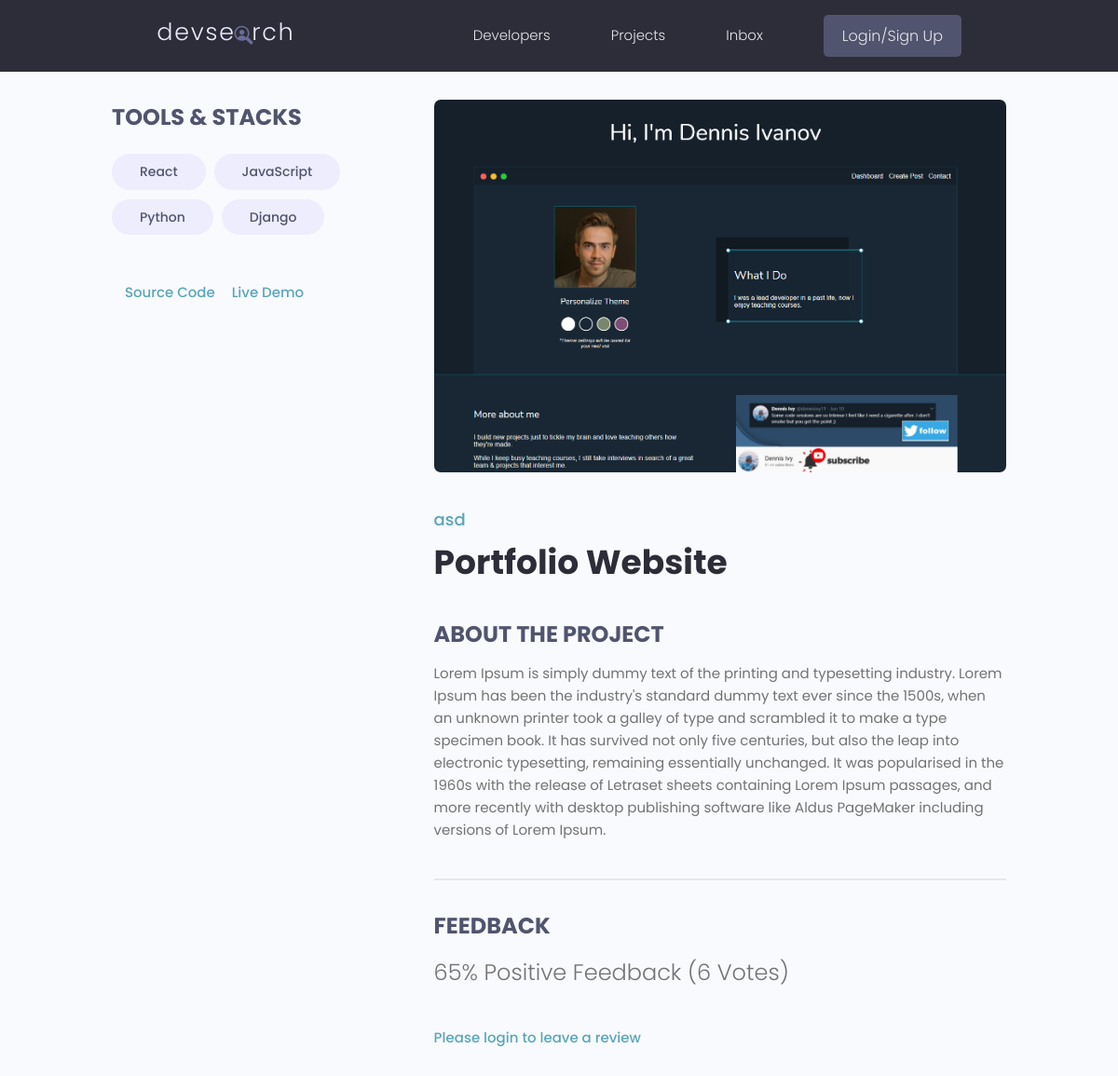
The app's page /projects/project/2eb7ce4d-dfed-47af-b020-e94f405b331d/, older data.
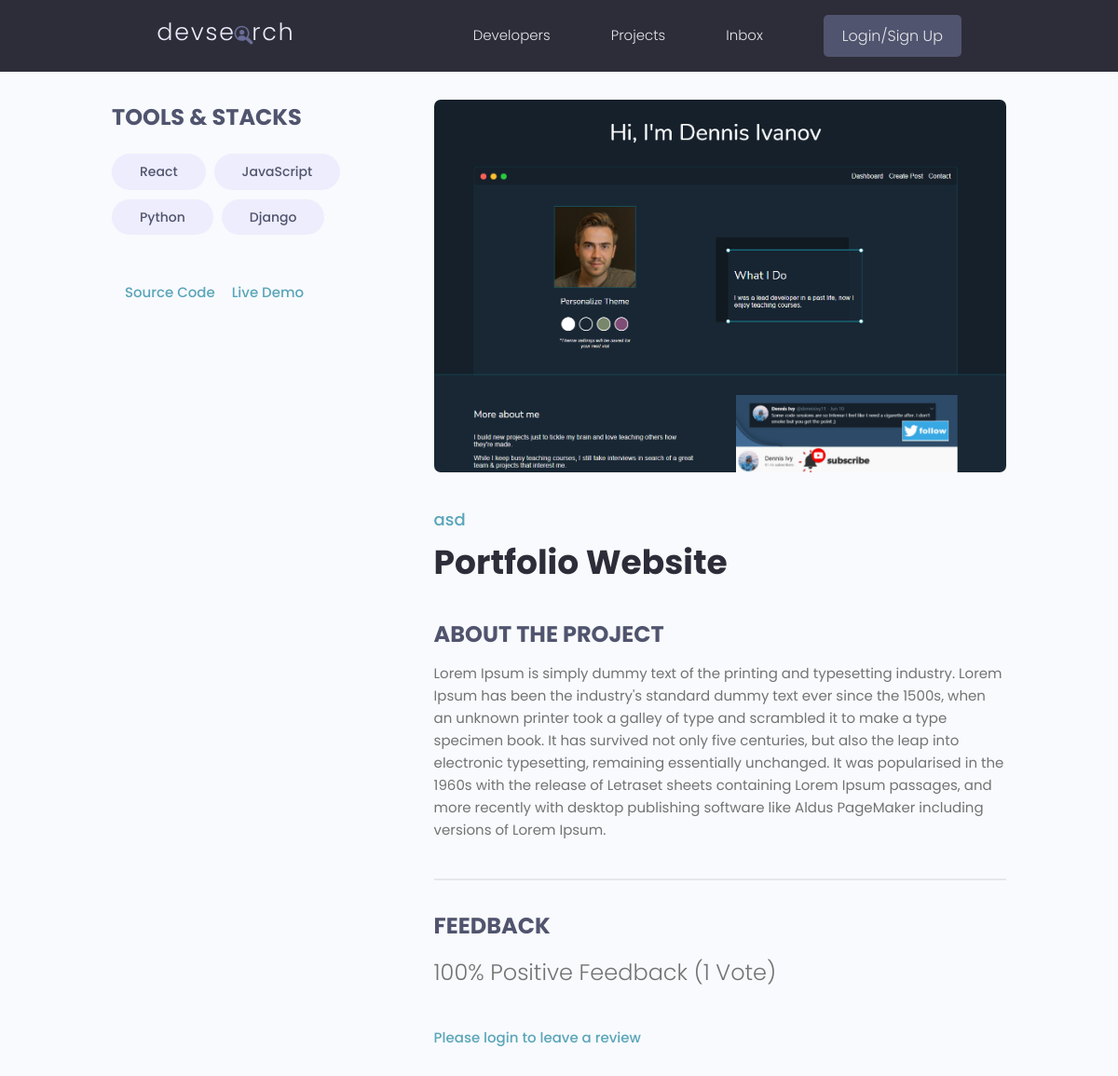
The same page, newer data.
### projects/models.py (models this page shows, shortened)
class Project(models.Model):
    owner = models.ForeignKey(Profile, null=True, blank=True, on_delete=models.CASCADE)
    title = models.CharField(max_length=200)
    description = models.TextField(null=True, blank=True)
    featured_image = models.ImageField(null=True, blank=True, default='default.jpg')
    demo_link = models.CharField(max_length=2000, null=True, blank=True)
    source_link = models.CharField(max_length=2000, null=True, blank=True)
    tags = models.ManyToManyField('Tag', blank=True)
    vote_total = models.IntegerField(default=0, null=True, blank=True)
    vote_ratio = models.IntegerField(default=0, null=True, blank=True)
    create = models.DateTimeField(auto_now_add=True)
    id = models.UUIDField(default=uuid.uuid4, unique=True, primary_key=True, editable=False)
    class Meta:
        ordering = ['-vote_ratio', '-vote_total', 'title']
    @property
    def reviewers(self):
        queryset = self.review_set.all().values_list('owner__id', flat=True)
        return queryset

### users/models.py (models this page shows, shortened)
class Profile(models.Model):
    user = models.OneToOneField(User, on_delete=models.CASCADE, null=True, blank=True)
    name = models.CharField(max_length=200, null=True, blank=True)
    email = models.EmailField(max_length=500, null=True, blank=True)
    username = models.CharField(max_length=200, null=True, blank=True)
    location = models.CharField(max_length=200, null=True, blank=True)
    short_intro = models.CharField(max_length=200, null=True, blank=True)
    bio = models.TextField(null=True, blank=True)
    profile_image = models.ImageField(
        null=True, blank=True, upload_to='profiles/', default='profiles/user-default.png')
    social_github = models.CharField(max_length=200, null=True, blank=True)
    social_twitter = models.CharField(max_length=200, null=True, blank=True)
    social_linkein = models.CharField(max_length=200, null=True, blank=True)
    social_youtube = models.CharField(max_length=200, null=True, blank=True)
    social_website = models.CharField(max_length=200, null=True, blank=True)
    created = models.DateTimeField(auto_now_add=True)
    id = models.UUIDField(default=uuid4, unique=True, primary_key=True, editable=False)

### projects/views.py (the view, shortened to what this page needs)
# urls.py: path('project/<str:pk>/', project, name='project'),
def project(request, pk):
    project_obj = Project.objects.get(id=pk)
    form = ReviewForm()
    return render(request, 'projects/single-project.html', {'project' : project_obj, 'form' : form})

### projects/models.py (called while the page is built)
    def __str__(self):
        return self.name

### projects/templates/projects/single-project.html (shortened to what this page needs)
{% extends 'main.html' %}
{% block content %}
<main class="singleProject my-md">
    <div class="container">
        <div class="layout">
            <div class="column column--1of3">
                <h3 class="singleProject__subtitle">Tools & Stacks</h3>
                <div class="singleProject__toolStack">
                    {% for tag in project.tags.all %}
                    <span class="tag tag--pill tag--sub tag--lg">
                        <small>{{tag}}</small>
                    </span>
                    {% endfor %}
                </div>
                {% if project.source_link %}
                <a class="singleProject__liveLink" href="{{project.source_link}}" target="_blank">
                    Source Code
                </a>
                {% endif %}
                {% if project.demo_link %}
                <a class="singleProject__liveLink" href="{{project.demo_link}}" target="_blank">
                    Live Demo
                </a>
                {% endif %}
            </div>
            <div class="column column--2of3">
                <img class="singleProject__preview" src="{{ project.featured_image.url }}" alt="portfolio thumbnail" />
                <a href="{% url 'user-profile' pk=project.owner.id %}" class="singleProject__developer">{{project.owner.name}}</a>
                <h2 class="singleProject__title">{{project.title}}</h2>
                <h3 class="singleProject__subtitle">About the Project</h3>
                <div class="singleProject__info">
                    {{project.description}}
                </div>
                <div class="comments">
                    <h3 class="singleProject__subtitle">Feedback</h3>
                    <h5 class="project--rating">
                        {{project.vote_ratio}}% Positive Feedback ({{project.vote_total}} Vote{{project.vote_total|pluralize:"s"}})
                    </h5>
                    {% if request.user.profile.id in project.reviewers %}
                        <p>You have already submitted your review for this project </p>
                    {% elif request.user.profile == project.owner %}
                        <p>You cannot review your own work</p>
                    {% else %}
                        <a href="{% url 'login' %}?next={{request.path}}">Please login to leave a review </a>
                    {% endif %}
                </div>
            </div>
        </div>
    </div>
</main>
{% endblock %}

Row changes from the older to the newer data that the page shows:
changed Project "Portfolio Website": vote_ratio "65" → "100"; vote_total "6" → "1"
